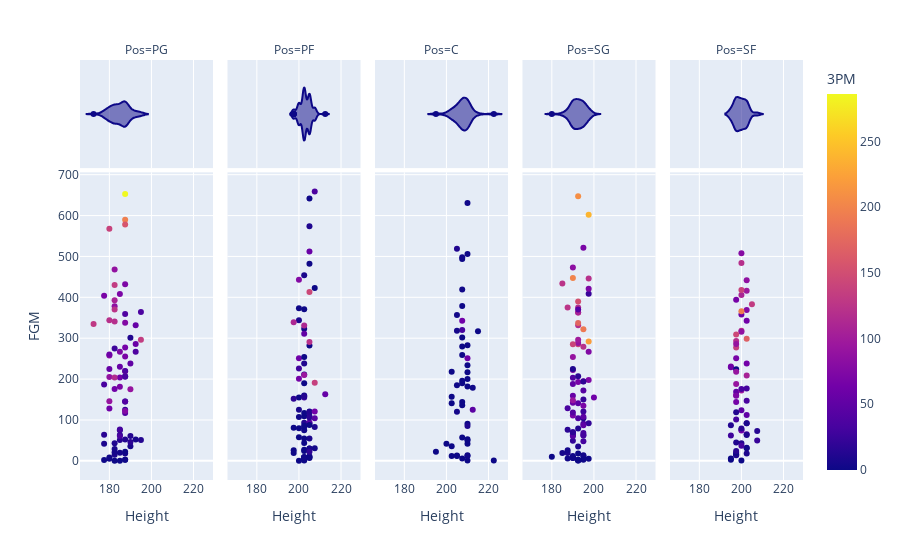

The code cell stored with this chart in its notebook:
### Markdown cell above
De igual forma, se pueden componer visualizaciones directamente con el uso de los argumentos **`facet_row`** y **`facet_col`** que permiten **yuxtaponer** visualizaciones a partir de los valores de algunas de sus variables.
Por ejemplo, generaremos una visualización del *dataset* de la NBA que compare la altura del jugador con la cantidad de puntos anotados en total (codificado con la posición en $y$) y de tiro largo (codificado con el tono de color) usando como referencia para la yuxtaposición la posición del jugador. Además, usaremos una gráfica marginal (ubicada en el lateral) de violín para describir la distribución de las alturas de cada grupo de jugadores.

### Code cell
px.scatter(nba_df,
       x="Height",      # Eje X. Altura del jugador.
       y="FGM",         # Eje Y. Tiros anotados.
       color="3PM",     # Color (Tono) del marcador. Tiros de 3 puntos anotados.
       facet_col="Pos", # Composición en columnas de gráficas. Posición del jugador
       marginal_x = 'violin'   # Tipo de función de visualización marginal para la distribución.
       )

### Figure 1 — Plotly figure (JSON) as saved in the notebook; plotly's stock layout.template omitted (floating-point values rounded to 4 significant figures)
{"data": [{"hovertemplate": "Pos=PG<br>Height=%{x}<br>FGM=%{y}<br>3PM=%{marker.color}<extra></extra>", "legendgroup": "", "marker": {"color": [15, 121, 7, 62, 7, 70, 139, 16, 83, 196, 7, 60, 1, 76, 95, 41, 7, 11, 88, 14, 0, 69, 133, 91, 129, 54, 89, 9, 39, 71, 1, 65, 37, 9, 9, 38, 35, 0, 51, 0, 85, 18, 132, 157, 62, 4, 6, 20, 91, 73, 36, 107, 119, 55, 115, 62, 16, 27, 19, 34, 10, 72, 55, 31, 2, 0, 35, 40, 12, 286, 77, 5, 124, 70, 12, 2, 57], "coloraxis": "coloraxis", "symbol": "circle"}, "mode": "markers", "name": "", "orientation": "v", "showlegend": false, "type": "scatter", "x": [185, 180, 187.5, 182.5, 182.5, 185, 180, 187.5, 180, 187.5, 190, 180, 177.5, 187.5, 187.5, 187.5, 187.5, 190, 182.5, 190, 187.5, 187.5, 195, 180, 172.5, 180, 180, 182.5, 187.5, 185, 187.5, 187.5, 187.5, 185, 177.5, 192.5, 185, 187.5, 190, 182.5, 182.5, 190, 182.5, 187.5, 185, 185, 192.5, 185, 190, 185, 195, 182.5, 182.5, 185, 182.5, 180, 177.5, 182.5, 187.5, 187.5, 182.5, 187.5, 192.5, 185, 180, 185, 177.5, 187.5, 195, 187.5, 187.5, 182.5, 182.5, 177.5, 187.5, 180, 192.5], "xaxis": "x", "y": [51, 344, 145, 176, 29, 181, 568, 207, 258, 590, 36, 260, 2, 338, 219, 145, 18, 301, 468, 61, 3, 255, 296, 146, 335, 225, 205, 15, 359, 408, 3, 277, 220, 63, 42, 267, 61, 22, 238, 0, 378, 46, 430, 578, 204, 20, 52, 75, 175, 267, 364, 393, 341, 230, 204, 128, 64, 275, 125, 206, 43, 432, 332, 77, 8, 0, 187, 117, 51, 653, 122, 21, 370, 404, 52, 5, 286], "yaxis": "y"}, {"alignmentgroup": "True", "hovertemplate": "Pos=PG<br>Height=%{x}<extra></extra>", "legendgroup": "", "marker": {"color": "#0d0887", "symbol": "circle"}, "name": "", "offsetgroup": "", "scalegroup": "x", "showlegend": false, "type": "violin", "x": [185, 180, 187.5, 182.5, 182.5, 185, 180, 187.5, 180, 187.5, 190, 180, 177.5, 187.5, 187.5, 187.5, 187.5, 190, 182.5, 190, 187.5, 187.5, 195, 180, 172.5, 180, 180, 182.5, 187.5, 185, 187.5, 187.5, 187.5, 185, 177.5, 192.5, 185, 187.5, 190, 182.5, 182.5, 190, 182.5, 187.5, 185, 185, 192.5, 185, 190, 185, 195, 182.5, 182.5, 185, 182.5, 180, 177.5, 182.5, 187.5, 187.5, 182.5, 187.5, 192.5, 185, 180, 185, 177.5, 187.5, 195, 187.5, 187.5, 182.5, 182.5, 177.5, 187.5, 180, 192.5], "xaxis": "x6", "yaxis": "y6"}, {"hovertemplate": "Pos=PF<br>Height=%{x}<br>FGM=%{y}<br>3PM=%{marker.color}<extra></extra>", "legendgroup": "", "marker": {"color": [13, 1, 13, 7, 1, 10, 9, 8, 0, 0, 0, 136, 2, 1, 26, 0, 4, 0, 1, 111, 23, 0, 3, 4, 0, 0, 1, 0, 0, 0, 11, 0, 0, 52, 0, 0, 0, 0, 0, 0, 7, 8, 0, 1, 0, 144, 0, 12, 37, 0, 62, 112, 57, 95, 46, 9, 66, 0, 16, 5, 77, 18, 3, 0, 122, 45, 0, 64, 55, 19, 0, 13, 29, 1, 2, 7], "coloraxis": "coloraxis", "symbol": "circle"}, "mode": "markers", "name": "", "orientation": "v", "showlegend": false, "type": "scatter", "x": [202.5, 205, 202.5, 200, 205, 205, 200, 205, 202.5, 202.5, 202.5, 207.5, 202.5, 200, 202.5, 202.5, 202.5, 197.5, 205, 197.5, 205, 202.5, 207.5, 205, 205, 202.5, 205, 207.5, 205, 202.5, 202.5, 202.5, 202.5, 202.5, 197.5, 197.5, 202.5, 200, 200, 202.5, 205, 205, 202.5, 200, 202.5, 205, 202.5, 205, 207.5, 202.5, 200, 202.5, 205, 202.5, 205, 207.5, 200, 205, 205, 205, 200, 197.5, 202.5, 200, 205, 207.5, 205, 207.5, 212.5, 205, 202.5, 202.5, 200, 202.5, 200, 202.5], "xaxis": "x2", "y": [93, 91, 83, 125, 642, 574, 344, 55, 3, 190, 371, 191, 75, 155, 155, 160, 323, 26, 482, 339, 110, 8, 31, 11, 282, 117, 7, 423, 30, 9, 238, 24, 27, 311, 81, 19, 55, 0, 80, 44, 121, 28, 1, 373, 9, 413, 211, 119, 659, 109, 251, 331, 512, 210, 94, 83, 201, 88, 106, 30, 443, 152, 9, 58, 291, 104, 9, 121, 163, 22, 254, 158, 226, 86, 107, 454], "yaxis": "y2"}, {"alignmentgroup": "True", "hovertemplate": "Pos=PF<br>Height=%{x}<extra></extra>", "legendgroup": "", "marker": {"color": "#0d0887", "symbol": "circle"}, "name": "", "offsetgroup": "", "scalegroup": "x", "showlegend": false, "type": "violin", "x": [202.5, 205, 202.5, 200, 205, 205, 200, 205, 202.5, 202.5, 202.5, 207.5, 202.5, 200, 202.5, 202.5, 202.5, 197.5, 205, 197.5, 205, 202.5, 207.5, 205, 205, 202.5, 205, 207.5, 205, 202.5, 202.5, 202.5, 202.5, 202.5, 197.5, 197.5, 202.5, 200, 200, 202.5, 205, 205, 202.5, 200, 202.5, 205, 202.5, 205, 207.5, 202.5, 200, 202.5, 205, 202.5, 205, 207.5, 200, 205, 205, 205, 200, 197.5, 202.5, 200, 205, 207.5, 205, 207.5, 212.5, 205, 202.5, 202.5, 200, 202.5, 200, 202.5], "xaxis": "x7", "yaxis": "y7"}, {"hovertemplate": "Pos=C<br>Height=%{x}<br>FGM=%{y}<br>3PM=%{marker.color}<extra></extra>", "legendgroup": "", "marker": {"color": [11, 0, 1, 0, 0, 0, 1, 0, 0, 1, 4, 63, 0, 0, 0, 1, 2, 0, 2, 0, 33, 1, 0, 0, 0, 0, 0, 0, 0, 3, 10, 61, 0, 0, 5, 0, 47, 0, 0, 0, 2, 0, 0, 0, 0, 0, 0, 0, 2], "coloraxis": "coloraxis", "symbol": "circle"}, "mode": "markers", "name": "", "orientation": "v", "showlegend": false, "type": "scatter", "x": [205, 210, 212.5, 207.5, 210, 202.5, 205, 205, 210, 210, 205, 207.5, 210, 195, 207.5, 207.5, 207.5, 210, 210, 200, 207.5, 207.5, 207.5, 210, 210, 202.5, 207.5, 202.5, 207.5, 205, 210, 210, 210, 202.5, 205, 207.5, 212.5, 207.5, 205, 207.5, 210, 210, 215, 210, 207.5, 222.5, 210, 202.5, 207.5], "xaxis": "x3", "y": [519, 1, 179, 494, 200, 12, 185, 12, 14, 506, 120, 343, 283, 22, 144, 379, 498, 91, 12, 42, 320, 259, 6, 42, 50, 218, 190, 36, 196, 357, 85, 251, 182, 141, 318, 280, 125, 136, 13, 302, 631, 234, 317, 53, 57, 1, 217, 157, 419], "yaxis": "y3"}, {"alignmentgroup": "True", "hovertemplate": "Pos=C<br>Height=%{x}<extra></extra>", "legendgroup": "", "marker": {"color": "#0d0887", "symbol": "circle"}, "name": "", "offsetgroup": "", "scalegroup": "x", "showlegend": false, "type": "violin", "x": [205, 210, 212.5, 207.5, 210, 202.5, 205, 205, 210, 210, 205, 207.5, 210, 195, 207.5, 207.5, 207.5, 210, 210, 200, 207.5, 207.5, 207.5, 210, 210, 202.5, 207.5, 202.5, 207.5, 205, 210, 210, 210, 202.5, 205, 207.5, 212.5, 207.5, 205, 207.5, 210, 210, 215, 210, 207.5, 222.5, 210, 202.5, 207.5], "xaxis": "x8", "yaxis": "y8"}, {"hovertemplate": "Pos=SG<br>Height=%{x}<br>FGM=%{y}<br>3PM=%{marker.color}<extra></extra>", "legendgroup": "", "marker": {"color": [73, 26, 30, 1, 21, 141, 12, 118, 39, 124, 35, 140, 106, 125, 3, 1, 55, 90, 191, 25, 4, 141, 13, 33, 21, 50, 45, 1, 10, 67, 23, 1, 119, 208, 4, 74, 31, 38, 73, 200, 74, 31, 121, 21, 10, 35, 48, 153, 75, 58, 43, 239, 221, 18, 3, 0, 17, 68, 11, 5, 48, 99, 0, 49, 94, 62, 4, 20, 3, 121, 5, 10, 0, 43, 18, 69, 2, 84, 69, 90, 173, 23, 0, 42], "coloraxis": "coloraxis", "symbol": "circle"}, "mode": "markers", "name": "", "orientation": "v", "showlegend": false, "type": "scatter", "x": [195, 195, 195, 192.5, 197.5, 192.5, 192.5, 192.5, 190, 185, 187.5, 192.5, 192.5, 187.5, 195, 197.5, 190, 192.5, 195, 197.5, 195, 190, 190, 195, 190, 190, 192.5, 195, 187.5, 192.5, 190, 192.5, 192.5, 192.5, 190, 197.5, 195, 192.5, 197.5, 190, 190, 195, 197.5, 190, 192.5, 195, 192.5, 192.5, 197.5, 190, 195, 197.5, 197.5, 192.5, 187.5, 192.5, 187.5, 190, 195, 187.5, 195, 192.5, 192.5, 195, 190, 200, 190, 195, 190, 195, 185, 190, 192.5, 190, 190, 195, 190, 190, 195, 190, 192.5, 195, 180, 190], "xaxis": "x4", "y": [195, 121, 63, 1, 92, 285, 79, 375, 203, 434, 129, 363, 363, 375, 11, 5, 159, 288, 322, 409, 14, 285, 62, 68, 66, 188, 370, 3, 19, 193, 70, 1, 332, 647, 12, 198, 62, 104, 421, 447, 222, 48, 446, 49, 35, 91, 141, 390, 267, 142, 172, 602, 292, 207, 6, 18, 76, 111, 104, 26, 108, 296, 3, 87, 148, 155, 7, 194, 7, 279, 19, 225, 2, 61, 70, 521, 9, 473, 135, 254, 337, 150, 10, 118], "yaxis": "y4"}, {"alignmentgroup": "True", "hovertemplate": "Pos=SG<br>Height=%{x}<extra></extra>", "legendgroup": "", "marker": {"color": "#0d0887", "symbol": "circle"}, "name": "", "offsetgroup": "", "scalegroup": "x", "showlegend": false, "type": "violin", "x": [195, 195, 195, 192.5, 197.5, 192.5, 192.5, 192.5, 190, 185, 187.5, 192.5, 192.5, 187.5, 195, 197.5, 190, 192.5, 195, 197.5, 195, 190, 190, 195, 190, 190, 192.5, 195, 187.5, 192.5, 190, 192.5, 192.5, 192.5, 190, 197.5, 195, 192.5, 197.5, 190, 190, 195, 197.5, 190, 192.5, 195, 192.5, 192.5, 197.5, 190, 195, 197.5, 197.5, 192.5, 187.5, 192.5, 187.5, 190, 195, 187.5, 195, 192.5, 192.5, 195, 190, 200, 190, 195, 190, 195, 185, 190, 192.5, 190, 190, 195, 190, 190, 195, 190, 192.5, 195, 180, 190], "xaxis": "x9", "yaxis": "y9"}, {"hovertemplate": "Pos=SF<br>Height=%{x}<br>FGM=%{y}<br>3PM=%{marker.color}<extra></extra>", "legendgroup": "", "marker": {"color": [34, 13, 74, 24, 61, 83, 6, 132, 52, 52, 28, 22, 63, 0, 30, 0, 120, 13, 10, 120, 87, 61, 31, 63, 97, 11, 49, 2, 10, 67, 64, 109, 3, 96, 1, 59, 78, 136, 10, 8, 0, 107, 32, 35, 9, 118, 14, 91, 91, 15, 66, 16, 167, 79, 12, 68, 31, 145, 87, 73, 194, 91, 139, 0], "coloraxis": "coloraxis", "symbol": "circle"}, "mode": "markers", "name": "", "orientation": "v", "showlegend": false, "type": "scatter", "x": [202.5, 195, 195, 207.5, 200, 197.5, 197.5, 205, 197.5, 202.5, 195, 200, 202.5, 195, 202.5, 200, 200, 200, 197.5, 200, 200, 195, 197.5, 200, 202.5, 197.5, 200, 202.5, 197.5, 197.5, 202.5, 200, 202.5, 200, 197.5, 202.5, 202.5, 197.5, 202.5, 202.5, 197.5, 202.5, 200, 200, 202.5, 197.5, 207.5, 197.5, 197.5, 197.5, 197.5, 200, 202.5, 200, 197.5, 197.5, 202.5, 197.5, 202.5, 197.5, 200, 197.5, 200, 195], "xaxis": "x5", "y": [147, 87, 231, 50, 358, 161, 15, 383, 169, 112, 62, 76, 343, 6, 65, 1, 318, 43, 17, 484, 316, 229, 101, 74, 416, 45, 124, 32, 14, 394, 238, 406, 31, 172, 20, 92, 369, 277, 63, 92, 224, 209, 37, 176, 18, 293, 73, 188, 218, 24, 144, 79, 299, 508, 119, 251, 177, 309, 442, 159, 366, 286, 418, 3], "yaxis": "y5"}, {"alignmentgroup": "True", "hovertemplate": "Pos=SF<br>Height=%{x}<extra></extra>", "legendgroup": "", "marker": {"color": "#0d0887", "symbol": "circle"}, "name": "", "offsetgroup": "", "scalegroup": "x", "showlegend": false, "type": "violin", "x": [202.5, 195, 195, 207.5, 200, 197.5, 197.5, 205, 197.5, 202.5, 195, 200, 202.5, 195, 202.5, 200, 200, 200, 197.5, 200, 200, 195, 197.5, 200, 202.5, 197.5, 200, 202.5, 197.5, 197.5, 202.5, 200, 202.5, 200, 197.5, 202.5, 202.5, 197.5, 202.5, 202.5, 197.5, 202.5, 200, 200, 202.5, 197.5, 207.5, 197.5, 197.5, 197.5, 197.5, 200, 202.5, 200, 197.5, 197.5, 202.5, 197.5, 202.5, 197.5, 200, 197.5, 200, 195], "xaxis": "x10", "yaxis": "y10"}], "layout": {"annotations": [{"font": {}, "showarrow": false, "text": "Pos=PG", "x": 0.092, "xanchor": "center", "xref": "paper", "y": 1, "yanchor": "bottom", "yref": "paper"}, {"font": {}, "showarrow": false, "text": "Pos=PF", "x": 0.296, "xanchor": "center", "xref": "paper", "y": 1, "yanchor": "bottom", "yref": "paper"}, {"font": {}, "showarrow": false, "text": "Pos=C", "x": 0.5, "xanchor": "center", "xref": "paper", "y": 1, "yanchor": "bottom", "yref": "paper"}, {"font": {}, "showarrow": false, "text": "Pos=SG", "x": 0.704, "xanchor": "center", "xref": "paper", "y": 1, "yanchor": "bottom", "yref": "paper"}, {"font": {}, "showarrow": false, "text": "Pos=SF", "x": 0.908, "xanchor": "center", "xref": "paper", "y": 1, "yanchor": "bottom", "yref": "paper"}], "coloraxis": {"colorbar": {"title": {"text": "3PM"}}, "colorscale": [[0, "#0d0887"], [0.1111, "#46039f"], [0.2222, "#7201a8"], [0.3333, "#9c179e"], [0.4444, "#bd3786"], [0.5556, "#d8576b"], [0.6667, "#ed7953"], [0.7778, "#fb9f3a"], [0.8889, "#fdca26"], [1, "#f0f921"]]}, "legend": {"tracegroupgap": 0}, "margin": {"t": 60}, "xaxis": {"anchor": "y", "domain": [0, 0.184], "title": {"text": "Height"}}, "xaxis10": {"anchor": "y10", "domain": [0.816, 1], "matches": "x", "showgrid": true, "showticklabels": false}, "xaxis2": {"anchor": "y2", "domain": [0.204, 0.388], "matches": "x", "title": {"text": "Height"}}, "xaxis3": {"anchor": "y3", "domain": [0.408, 0.592], "matches": "x", "title": {"text": "Height"}}, "xaxis4": {"anchor": "y4", "domain": [0.612, 0.796], "matches": "x", "title": {"text": "Height"}}, "xaxis5": {"anchor": "y5", "domain": [0.816, 1], "matches": "x", "title": {"text": "Height"}}, "xaxis6": {"anchor": "y6", "domain": [0, 0.184], "matches": "x", "showgrid": true, "showticklabels": false}, "xaxis7": {"anchor": "y7", "domain": [0.204, 0.388], "matches": "x", "showgrid": true, "showticklabels": false}, "xaxis8": {"anchor": "y8", "domain": [0.408, 0.592], "matches": "x", "showgrid": true, "showticklabels": false}, "xaxis9": {"anchor": "y9", "domain": [0.612, 0.796], "matches": "x", "showgrid": true, "showticklabels": false}, "yaxis": {"anchor": "x", "domain": [0, 0.7326], "title": {"text": "FGM"}}, "yaxis10": {"anchor": "x10", "domain": [0.7426, 1], "matches": "y6", "showgrid": false, "showline": false, "showticklabels": false, "ticks": ""}, "yaxis2": {"anchor": "x2", "domain": [0, 0.7326], "matches": "y", "showticklabels": false}, "yaxis3": {"anchor": "x3", "domain": [0, 0.7326], "matches": "y", "showticklabels": false}, "yaxis4": {"anchor": "x4", "domain": [0, 0.7326], "matches": "y", "showticklabels": false}, "yaxis5": {"anchor": "x5", "domain": [0, 0.7326], "matches": "y", "showticklabels": false}, "yaxis6": {"anchor": "x6", "domain": [0.7426, 1], "matches": "y6", "showgrid": false, "showline": false, "showticklabels": false, "ticks": ""}, "yaxis7": {"anchor": "x7", "domain": [0.7426, 1], "matches": "y6", "showgrid": false, "showline": false, "showticklabels": false, "ticks": ""}, "yaxis8": {"anchor": "x8", "domain": [0.7426, 1], "matches": "y6", "showgrid": false, "showline": false, "showticklabels": false, "ticks": ""}, "yaxis9": {"anchor": "x9", "domain": [0.7426, 1], "matches": "y6", "showgrid": false, "showline": false, "showticklabels": false, "ticks": ""}}}
